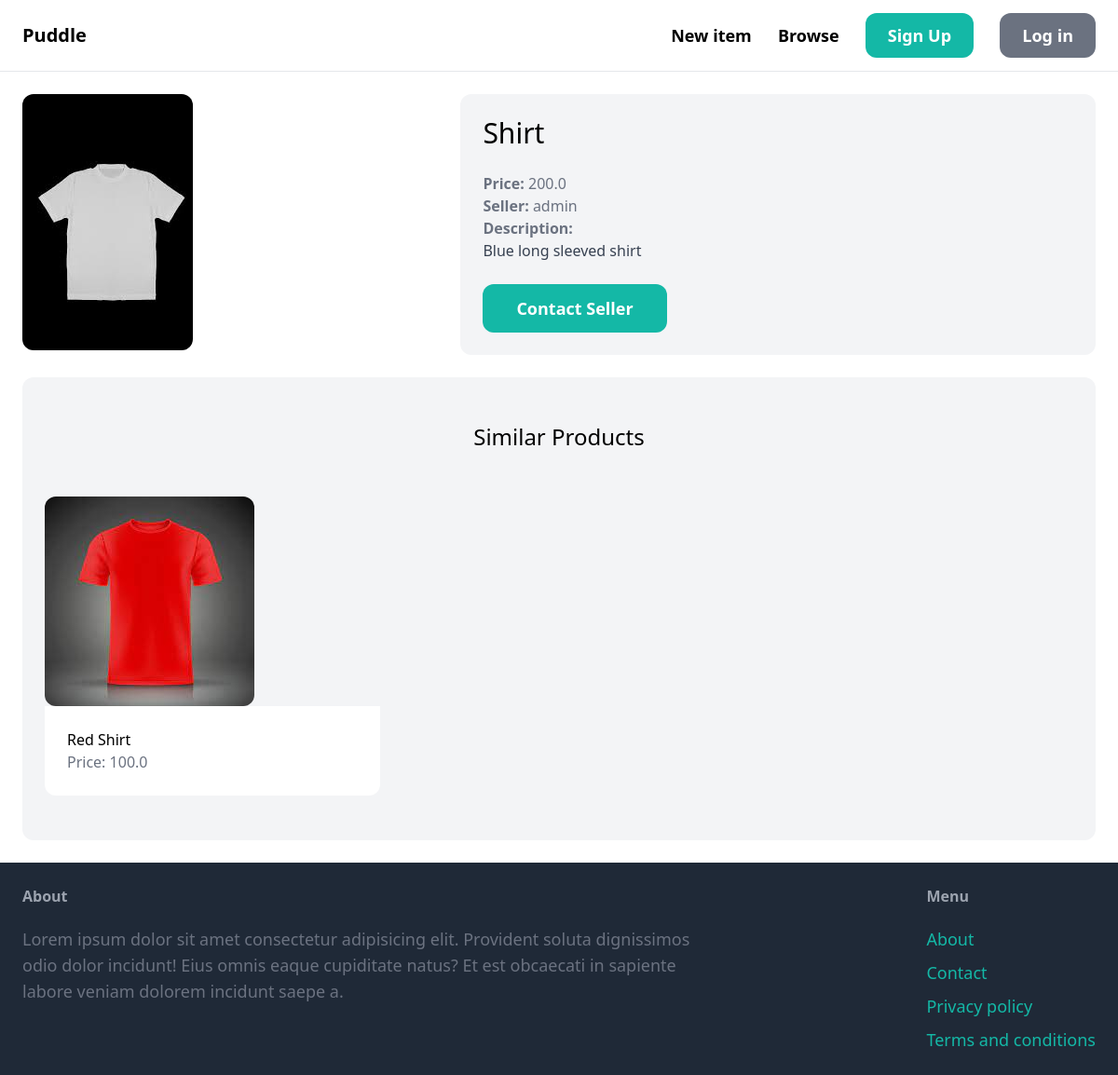
Page /items/1/ on the committed database.
### item/models.py (models this page shows, shortened)
class Items(models.Model):
    category = models.ForeignKey(Category, related_name='items', on_delete=models.CASCADE)
    name = models.CharField(max_length=255)
    description = models.TextField(blank=True, null=True)
    price = models.FloatField()
    image = models.ImageField(upload_to='item_images', blank=True, null=True)
    is_sold = models.BooleanField(default=False)
    created_by = models.ForeignKey(User, related_name='items', on_delete=models.CASCADE)
    created_at = models.DateTimeField(auto_now_add=True)
    class Meta:
        verbose_name_plural = 'Items'

### item/views.py (the view)
# urls.py: path('<int:pk>/',views.detail,name='detail'),
def detail(request, pk):
    item = get_object_or_404(Items, pk=pk)
    related_items = Items.objects.filter(category=item.category, is_sold=False).exclude(pk=pk)[0:3]
    context = {"item": item, 'related_items':related_items}
    return render(request, 'item/detail.html',context)

### item/templates/item/detail.html (shortened to what this page needs)
{% extends 'core/base.html' %}
{% block content %}
<div class="grid grid-cols-5 gap-6">
  <div class="col-span-2">
        <img src="{{ item.image.url }}" class="rounded-xl">
  </div>
  <div class="col-span-3 p-6 bg-gray-100 rounded-xl">
    <h1 class="mb-6 text-3xl">{{ item.name }}</h1>
    <p class="text-gray-500"><strong>Price: </strong>{{item.price}}</p>
    <p class="text-gray-500"><strong>Seller: </strong>{{item.created_by.username}}</p>
    {% if item.description %}
      <p class="text-gray-700"><strong class="text-gray-500">Description: </strong><br>
      {{ item.description }}
      </p>
      {% endif%}
      <a href="#" class="inline-block mt-6 px-9 py-3 text-lg font-semibold bg-teal-500 text-white rounded-xl hover:bg-teal-700">Contact Seller</a>
  </div>
</div>
<div class="mt-6 px-6 py-12 bg-gray-100 rounded-xl">
  <h2 class="mb-12 text-2xl text-center">Similar Products</h2>
    <div class="grid grid-cols-3 gap-3">
      {% for item in related_items %}
        <div>
            <a href=""{% url 'item:detail' item.id %}">
              <div>
                <img src="{{ item.image.url }}" class="rounded-xl">
              </div>
              <div class="p-6 bg-white rounded-b-xl">
                  <h2 class="text-1xl">{{ item.name }}</h2>
                  <p class="text-gray-500">Price: {{item.price}}</p>
              </div>
            </a>
        </div>
      {% endfor %}
    </div>
 </div>
{% endblock %}

### rows in the picture
Items: image (picture), name "Shirt", price "200.0", created_by.username "admin", description "Blue long sleeved shirt"
Items: image (picture), name "Red Shirt", price "100.0"
